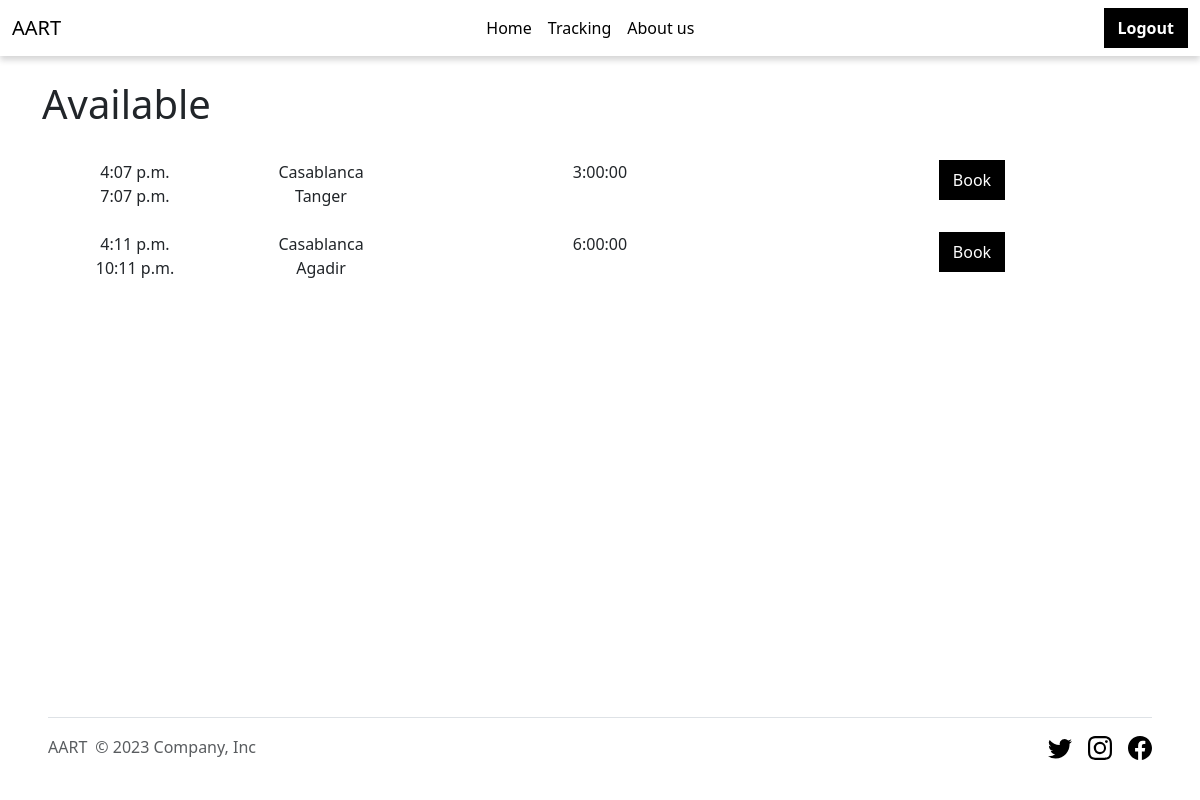
The app's page / (signed in) with its own data.
### ticketing/models.py (models this page shows)
class BusRoute(models.Model):
    start_point = models.CharField(max_length=100)
    destination = models.CharField(max_length=100)
    departure_time = models.DateTimeField()
    arrival_time = models.DateTimeField()
    def duration(self):
        return self.arrival_time-self.departure_time
    bus = models.ForeignKey(Bus, on_delete=models.CASCADE)
    price = models.FloatField(default=0.0)

### ticketing/views.py (the view)
# urls.py: path("", views.index, name="index"),
def index(request):
    route_list=BusRoute.objects.all()
    context = {
        'route_list': route_list,
        'user': request.user,
    }
    return render(request, 'ticketing/index.html', context)

### templates/ticketing/index.html (shortened to what this page needs)
{% extends 'ticketing/base.html' %}
{% block content %}
<h1>Available </h1>
    <br>
<div class="container text-center">
    {% for route in route_list %}
    <div class="row">
        <div class="col">
            <div class="row">
                <div class="col">{{ route.departure_time.time }}</div>
                <div class="col">{{ route.start_point }}</div>
            </div>
            <div class="row">
                <div class="col">{{ route.arrival_time.time }}</div>
                <div class="col">{{ route.destination }}</div>
            </div>
        </div>
        <div class="col">
            {{ route.duration }}
        </div>
        <div class="col">
            <button class="btn">Book</button>
        </div>
    </div>
        <br>
    {% endfor %}
</div>
{% endblock %}

### static/css/navbar.css (style rules this page uses)
@media screen and (min-width: 769px) { .btn { background-color: #000000; color: #ffffff; border-radius: 0; border-width: 2px; } }

### records on screen
BusRoute: departure_time.time "4:07 p.m.", start_point "Casablanca", arrival_time.time "7:07 p.m.", destination "Tanger", duration "3:00:00"
BusRoute: departure_time.time "4:11 p.m.", start_point "Casablanca", arrival_time.time "10:11 p.m.", destination "Agadir", duration "6:00:00"
